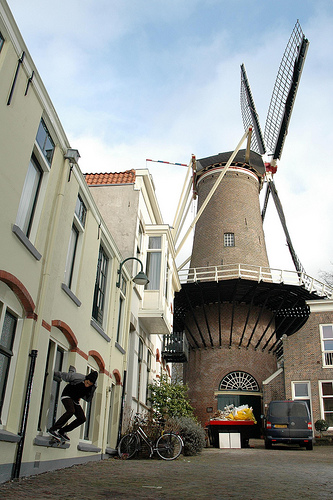
#> input picture viz_outputs/exp19_gt_badcase_1.jpg, 333 x 500 px
$ python make_comparison_exp19.py
#> lines starting #> are read from the running program, lines starting #| are printed output that depends on the picture; pictures that were not available may be replaced by others from this repository, and a replacement may not be noted
"""Create comparison visualizations for Exp19 bad cases."""
import os
import matplotlib
matplotlib.use("Agg")
import matplotlib.pyplot as plt
import matplotlib.patches as mpatches
from PIL import Image

plt.rcParams.update({"font.family": "DejaVu Sans", "font.size": 16, "savefig.dpi": 300})

legend_elements = [mpatches.Patch(facecolor="none", edgecolor="#e74c3c", linewidth=2, label="Ground Truth")]

# Bad Case 1
gt1 = Image.open("viz_outputs/exp19_gt_badcase_1.jpg").convert("RGB")
#> gt1 is the input picture: PIL image 333x500 RGB; mean R, G, B 147.8, 150.1, 145.4
topk1 = Image.open("viz_outputs/exp19_badcase_1.png").convert("RGB")
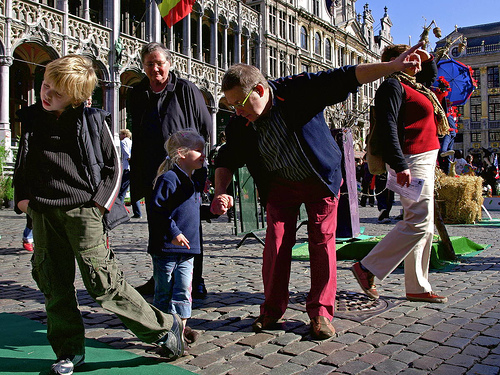
#> input picture viz_outputs/exp21_gt_badcase_1.jpg, 500 x 375 px, given in place of exp19_badcase_1.png, which was not available
#> topk1 is the input picture: PIL image 500x375 RGB; mean R, G, B 84.8, 79.2, 78.4
fig, axes = plt.subplots(1, 2, figsize=(14, 8), gridspec_kw={'width_ratios': [1, 3]})
axes[0].imshow(gt1)
for spine in axes[0].spines.values():
    spine.set_edgecolor("#e74c3c"); spine.set_linewidth(5); spine.set_visible(True)
axes[0].set_title("Ground Truth (Rank 2441)", fontsize=14, fontweight="bold", color="#e74c3c")
axes[0].axis("off")
axes[1].imshow(topk1)
axes[1].set_title("Model Top-5 Retrieved Results", fontsize=14, fontweight="bold")
axes[1].axis("off")
fig.suptitle('Exp19 Bad Case #1: "A boy rides a skateboard with a bike to his right"', fontsize=14, fontweight="bold", color="#e74c3c", y=1.02)
fig.legend(handles=legend_elements, loc="lower center", ncol=1, fontsize=12, frameon=True, fancybox=True)
plt.tight_layout(rect=[0, 0.05, 1, 0.95])
fig.savefig("viz_outputs/exp19_badcase1_comparison.png", bbox_inches="tight")
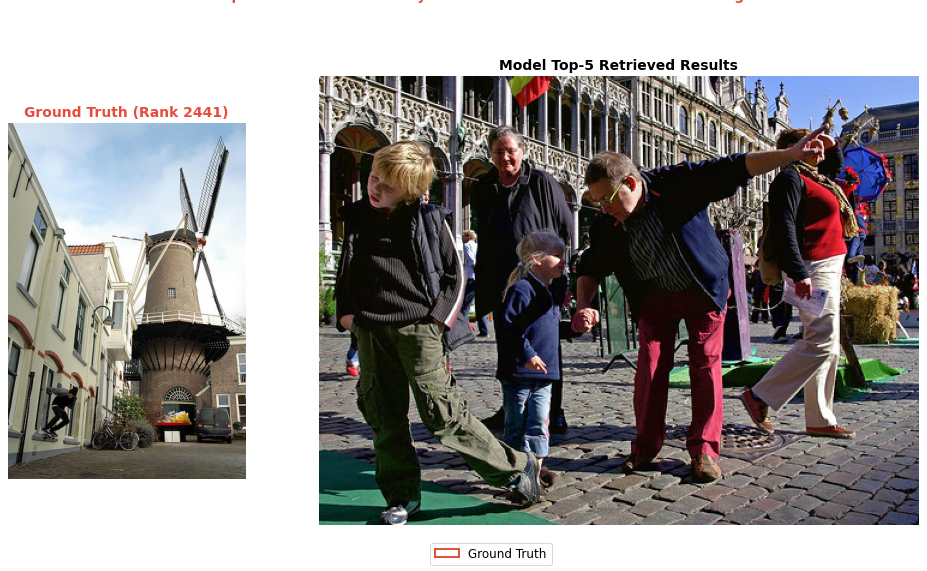
#> figure drawn by matplotlib, 2 panels
print("[Saved] viz_outputs/exp19_badcase1_comparison.png")
plt.close(fig)

# Bad Case 2
gt2 = Image.open("viz_outputs/exp19_gt_badcase_2.jpg").convert("RGB")
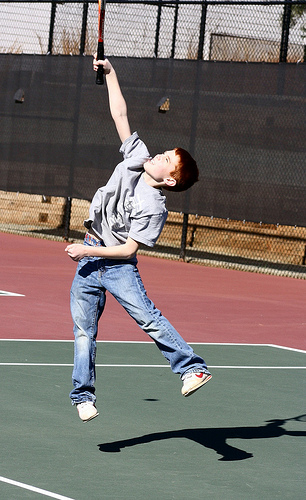
#> input picture viz_outputs/exp19_gt_badcase_2.jpg, 306 x 500 px
#> gt2 is the input picture: PIL image 306x500 RGB; mean R, G, B 119.2, 110.5, 106.7
topk2 = Image.open("viz_outputs/exp19_badcase_2.png").convert("RGB")
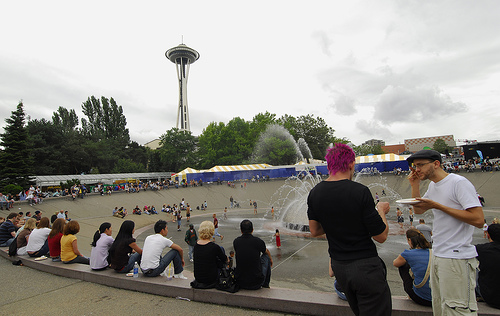
#> input picture viz_outputs/exp21_gt_badcase_2.jpg, 500 x 316 px, given in place of exp19_badcase_2.png, which was not available
#> topk2 is the input picture: PIL image 500x316 RGB; mean R, G, B 147.2, 144.6, 138.8
fig, axes = plt.subplots(1, 2, figsize=(14, 8), gridspec_kw={'width_ratios': [1, 3]})
axes[0].imshow(gt2)
for spine in axes[0].spines.values():
    spine.set_edgecolor("#e74c3c"); spine.set_linewidth(5); spine.set_visible(True)
axes[0].set_title("Ground Truth (Rank 2085)", fontsize=14, fontweight="bold", color="#e74c3c")
axes[0].axis("off")
axes[1].imshow(topk2)
axes[1].set_title("Model Top-5 Retrieved Results", fontsize=14, fontweight="bold")
axes[1].axis("off")
fig.suptitle('Exp19 Bad Case #2: "Where is the rest of his racket?"', fontsize=14, fontweight="bold", color="#e74c3c", y=1.02)
fig.legend(handles=legend_elements, loc="lower center", ncol=1, fontsize=12, frameon=True, fancybox=True)
plt.tight_layout(rect=[0, 0.05, 1, 0.95])
fig.savefig("viz_outputs/exp19_badcase2_comparison.png", bbox_inches="tight")
print("[Saved] viz_outputs/exp19_badcase2_comparison.png")
plt.close(fig)
